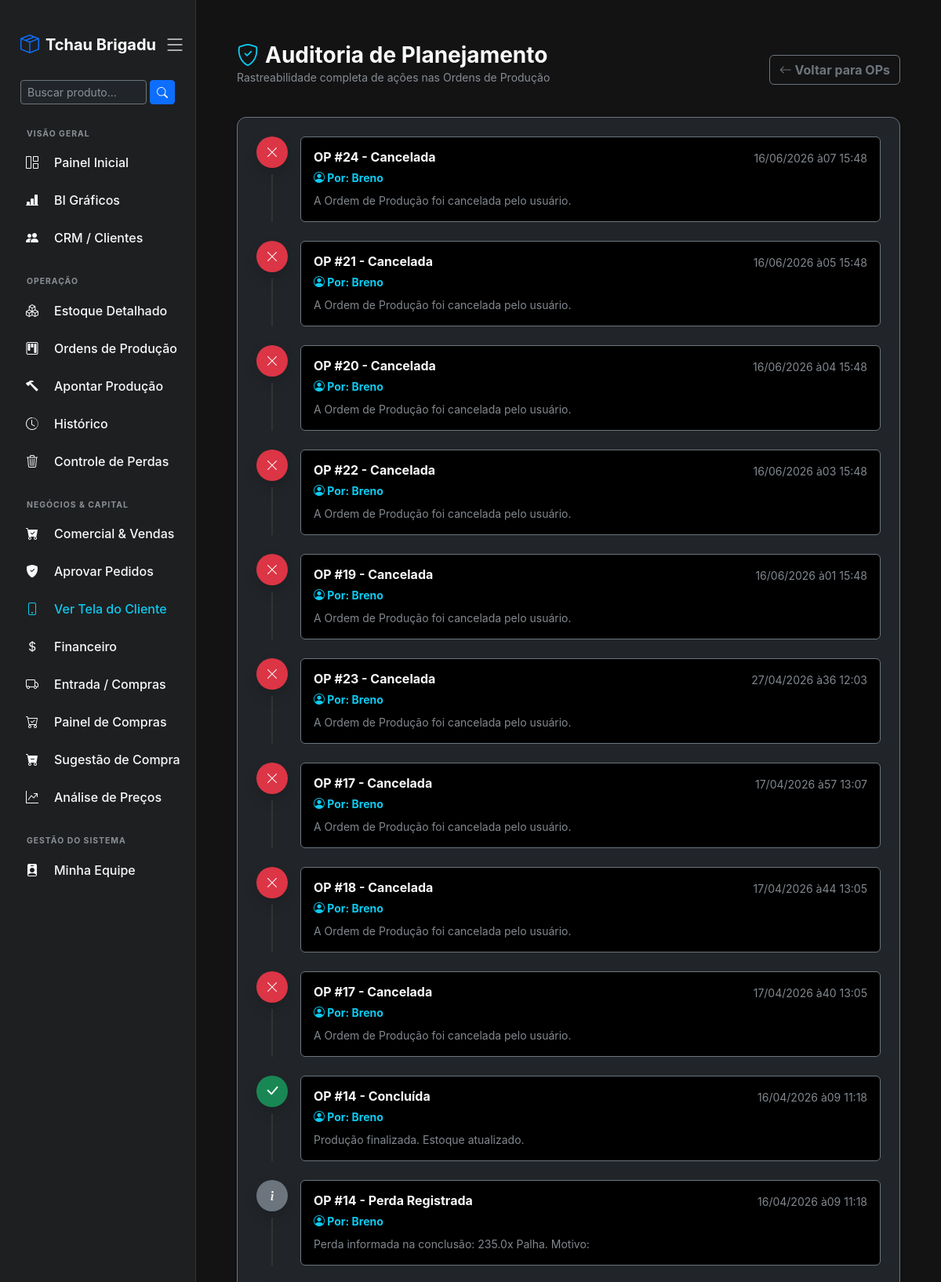
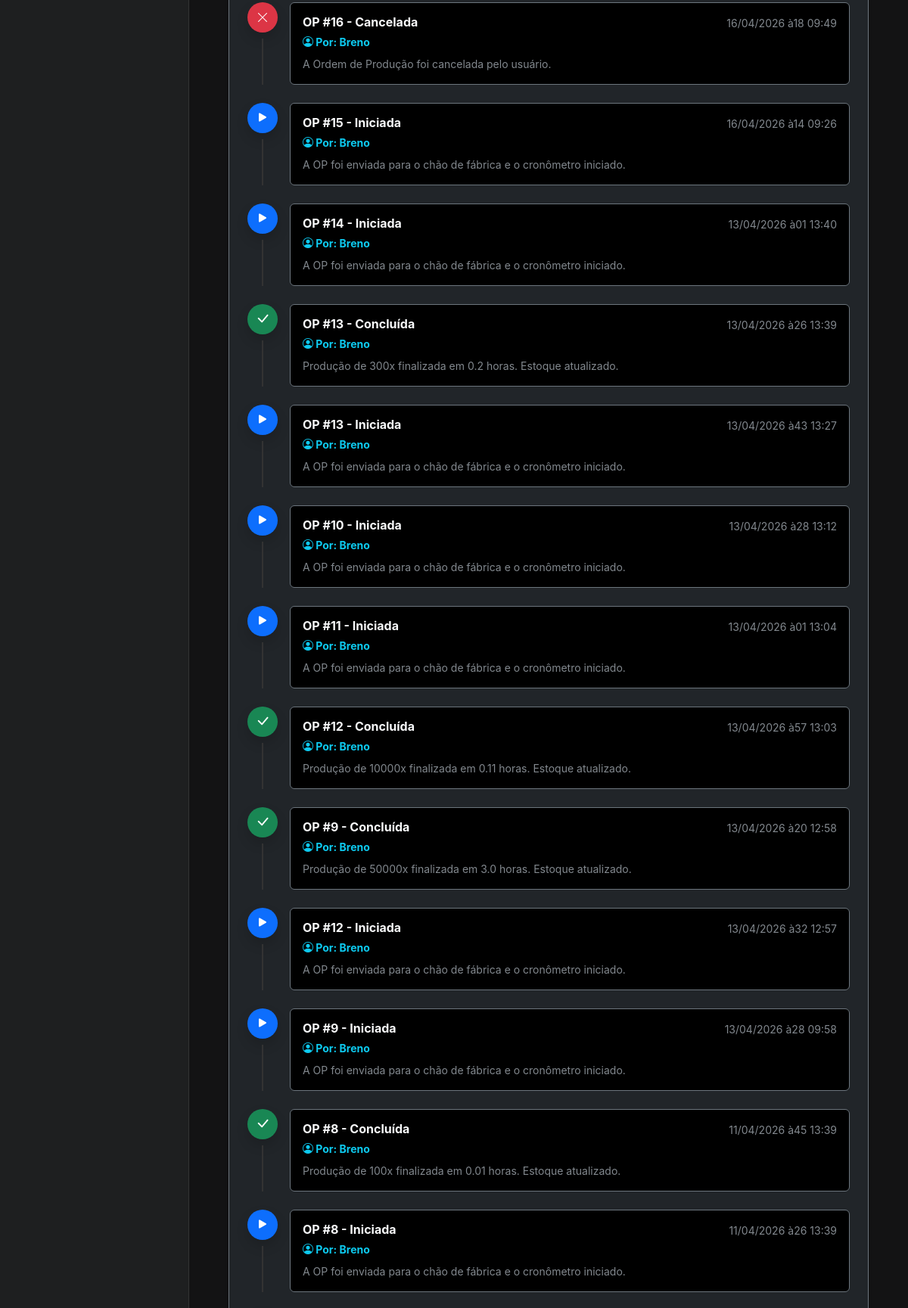
The page /producao/auditoria/ (signed in, upper part) on the database its author committed (2 pictures, top to bottom).
### core/models.py (models this page shows, shortened)
class LogProducao(models.Model):
    op = models.ForeignKey(OrdemProducao, on_delete=models.CASCADE, related_name='logs')
    usuario = models.ForeignKey(User, on_delete=models.SET_NULL, null=True, blank=True)
    acao = models.CharField(max_length=50) # 'Criada', 'Editada', 'Iniciada', 'Concluída', 'Cancelada'
    detalhes = models.CharField(max_length=255)
    data_registro = models.DateTimeField(auto_now_add=True)

class OrdemProducao(models.Model):
    STATUS_CHOICES = [
        ('Pendente', 'Pendente (Aguardando)'),
        ('Em Andamento', 'Em Andamento (Produzindo)'),
        ('Concluido', 'Concluído (No Estoque)'),
        ('Cancelado', 'Cancelado')
    ]
    produto = models.ForeignKey(Produto, on_delete=models.CASCADE, help_text="Produto final a ser fabricado")
    quantidade = models.IntegerField(help_text="Quantidade planejada para produção")
    quantidade_produzida = models.IntegerField(default=0, help_text="Quanto já foi fabricado desta OP")
    data_criacao = models.DateTimeField(auto_now_add=True)
    data_prevista = models.DateField(help_text="Prazo de entrega / finalização")
    status = models.CharField(max_length=20, choices=STATUS_CHOICES, default='Pendente')
    observacao = models.TextField(blank=True, null=True, help_text="Ex: Lote especial para Cliente X")
    autor = models.ForeignKey(User, on_delete=models.SET_NULL, null=True, blank=True)
    data_inicio = models.DateTimeField(null=True, blank=True)
    data_fim = models.DateTimeField(null=True, blank=True)
    custo_historico = models.DecimalField(max_digits=10, decimal_places=2, null=True, blank=True)
    cliente = models.ForeignKey(
        'Cliente',
        on_delete=models.SET_NULL,
        null=True,
        blank=True,
        verbose_name="Cliente Destino (Opcional)"
    )

### core/views.py (the view)
# urls.py: path('producao/auditoria/', views.auditoria_ops, name='auditoria_ops'),
@login_required
@user_passes_test(is_gerente, login_url='/')
def auditoria_ops(request):
    logs = LogProducao.objects.all().order_by('-data_registro')[:100]
    return render(request, 'auditoria_ops.html', {'logs': logs})

### core/context_processors.py (called while the page is built)
def alertas_estoque(request):
    if request.user.is_authenticated:
        contagem = Estoque.objects.filter(quantidade__lte=models.F('estoque_minimo')).count()
        return {'qtd_alerta_compras': contagem}
    return {'qtd_alerta_compras': 0}

def alertas_globais(request):
    if request.user.is_authenticated:
        qtd_alerta_compras = Estoque.objects.filter(
            quantidade__lte=models.F('estoque_minimo')
        ).exclude(produto__categoria__icontains='final').count()
        return {
            'qtd_alerta_compras': qtd_alerta_compras
        }
    return {'qtd_alerta_compras': 0}

### core/views.py (called while the page is built)
def is_gerente(user):
    if user.is_superuser: return True
    if hasattr(user, 'perfil') and user.perfil.tipo == 'Gerente': return True
    return False

### core/templates/auditoria_ops.html
{% extends 'base.html' %}
{% block conteudo %}
<div class="container-fluid py-4">
    <div class="d-flex justify-content-between align-items-center mb-4">
        <div>
            <h3 class="text-light fw-bold mb-0"><i class="bi bi-shield-check text-info me-2"></i>Auditoria de Planejamento</h3>
            <p class="text-muted small">Rastreabilidade completa de ações nas Ordens de Produção</p>
        </div>
        <a href="{% url 'gestao_ops' %}" class="btn btn-outline-secondary fw-bold">
            <i class="bi bi-arrow-left"></i> Voltar para OPs
        </a>
    </div>
    <div class="card bg-dark border-secondary shadow-sm">
        <div class="card-body p-4">
            <div class="timeline">
                {% for log in logs %}
                <div class="timeline-item d-flex mb-4">
                    <div class="timeline-icon-col d-flex flex-column align-items-center me-3">
                        <div class="rounded-circle d-flex align-items-center justify-content-center shadow" style="width: 40px; height: 40px;
                            {% if log.acao == 'Criada' %}background-color: #ffc107; color: #000;
                            {% elif log.acao == 'Editada' %}background-color: #0dcaf0; color: #000;
                            {% elif log.acao == 'Iniciada' %}background-color: #0d6efd; color: #fff;
                            {% elif log.acao == 'Concluída' %}background-color: #198754; color: #fff;
                            {% elif log.acao == 'Cancelada' %}background-color: #dc3545; color: #fff;
                            {% else %}background-color: #6c757d; color: #fff;{% endif %}">
                            {% if log.acao == 'Criada' %}<i class="bi bi-plus-lg"></i>
                            {% elif log.acao == 'Editada' %}<i class="bi bi-pencil-fill"></i>
                            {% elif log.acao == 'Iniciada' %}<i class="bi bi-play-fill fs-5"></i>
                            {% elif log.acao == 'Concluída' %}<i class="bi bi-check-lg fs-5"></i>
                            {% elif log.acao == 'Cancelada' %}<i class="bi bi-x-lg"></i>
                            {% else %}<i class="bi bi-info-lg"></i>{% endif %}
                        </div>
                        {% if not forloop.last %}
                        <div class="flex-grow-1 mt-2" style="width: 2px; background-color: #333; min-height: 30px;"></div>
                        {% endif %}
                    </div>
                    <div class="timeline-content bg-black border border-secondary rounded p-3 flex-grow-1">
                        <div class="d-flex justify-content-between mb-1">
                            <h6 class="text-light fw-bold mb-0">OP #{{ log.op.id }} - {{ log.acao }}</h6>
                            <small class="text-muted">{{ log.data_registro|date:"d/m/Y às H:i" }}</small>
                        </div>
                        <div class="text-info small fw-bold mb-2">
                            <i class="bi bi-person-circle"></i> Por: {{ log.usuario.first_name|default:log.usuario.username|default:"Sistema" }}
                        </div>
                        <p class="text-muted small mb-0">{{ log.detalhes }}</p>
                    </div>
                </div>
                {% empty %}
                <div class="text-center text-muted py-5">
                    <i class="bi bi-shield-slash fs-1"></i>
                    <p class="mt-2">Nenhum registro de auditoria disponível.</p>
                </div>
                {% endfor %}
            </div>
        </div>
    </div>
</div>
{% endblock %}

### core/templates/base.html (style rules this page uses)
body { background-color: #131314; color: #e3e3e3; display: flex; height: 100vh; overflow: hidden; font-family: -apple-system, BlinkMacSystemFont, "Segoe UI", Roboto, Helvetica, Arial, sans-serif; }
.card { background-color: #1e1f20; border: 1px solid #333; border-radius: 12px; }

### rows shown on the page
LogProducao: op.id "24", acao "Cancelada", data_registro "16/06/2026 à07 15:48", usuario.first_name "Breno", detalhes "A Ordem de Produção foi cancelada pelo usuário."
LogProducao: op.id "21", acao "Cancelada", data_registro "16/06/2026 à05 15:48", usuario.first_name "Breno", detalhes "A Ordem de Produção foi cancelada pelo usuário."
LogProducao: op.id "20", acao "Cancelada", data_registro "16/06/2026 à04 15:48", usuario.first_name "Breno", detalhes "A Ordem de Produção foi cancelada pelo usuário."
LogProducao: op.id "22", acao "Cancelada", data_registro "16/06/2026 à03 15:48", usuario.first_name "Breno", detalhes "A Ordem de Produção foi cancelada pelo usuário."
LogProducao: op.id "19", acao "Cancelada", data_registro "16/06/2026 à01 15:48", usuario.first_name "Breno", detalhes "A Ordem de Produção foi cancelada pelo usuário."
LogProducao: op.id "23", acao "Cancelada", data_registro "27/04/2026 à36 12:03", usuario.first_name "Breno", detalhes "A Ordem de Produção foi cancelada pelo usuário."
LogProducao: op.id "17", acao "Cancelada", data_registro "17/04/2026 à57 13:07", usuario.first_name "Breno", detalhes "A Ordem de Produção foi cancelada pelo usuário."
LogProducao: op.id "18", acao "Cancelada", data_registro "17/04/2026 à44 13:05", usuario.first_name "Breno", detalhes "A Ordem de Produção foi cancelada pelo usuário."
LogProducao: op.id "17", acao "Cancelada", data_registro "17/04/2026 à40 13:05", usuario.first_name "Breno", detalhes "A Ordem de Produção foi cancelada pelo usuário."
LogProducao: op.id "14", acao "Concluída", data_registro "16/04/2026 à09 11:18", usuario.first_name "Breno", detalhes "Produção finalizada. Estoque atualizado."
LogProducao: op.id "14", acao "Perda Registrada", data_registro "16/04/2026 à09 11:18", usuario.first_name "Breno", detalhes "Perda informada na conclusão: 235.0x Palha. Motivo:"
LogProducao: op.id "16", acao "Cancelada", data_registro "16/04/2026 à18 09:49", usuario.first_name "Breno", detalhes "A Ordem de Produção foi cancelada pelo usuário."
LogProducao: op.id "15", acao "Iniciada", data_registro "16/04/2026 à14 09:26", usuario.first_name "Breno", detalhes "A OP foi enviada para o chão de fábrica e o cronômetro iniciado."
LogProducao: op.id "14", acao "Iniciada", data_registro "13/04/2026 à01 13:40", usuario.first_name "Breno", detalhes "A OP foi enviada para o chão de fábrica e o cronômetro iniciado."
LogProducao: op.id "13", acao "Concluída", data_registro "13/04/2026 à26 13:39", usuario.first_name "Breno", detalhes "Produção de 300x finalizada em 0.2 horas. Estoque atualizado."
LogProducao: op.id "13", acao "Iniciada", data_registro "13/04/2026 à43 13:27", usuario.first_name "Breno", detalhes "A OP foi enviada para o chão de fábrica e o cronômetro iniciado."
LogProducao: op.id "10", acao "Iniciada", data_registro "13/04/2026 à28 13:12", usuario.first_name "Breno", detalhes "A OP foi enviada para o chão de fábrica e o cronômetro iniciado."
LogProducao: op.id "11", acao "Iniciada", data_registro "13/04/2026 à01 13:04", usuario.first_name "Breno", detalhes "A OP foi enviada para o chão de fábrica e o cronômetro iniciado."
LogProducao: op.id "12", acao "Concluída", data_registro "13/04/2026 à57 13:03", usuario.first_name "Breno", detalhes "Produção de 10000x finalizada em 0.11 horas. Estoque atualizado."
LogProducao: op.id "9", acao "Concluída", data_registro "13/04/2026 à20 12:58", usuario.first_name "Breno", detalhes "Produção de 50000x finalizada em 3.0 horas. Estoque atualizado."
LogProducao: op.id "12", acao "Iniciada", data_registro "13/04/2026 à32 12:57", usuario.first_name "Breno", detalhes "A OP foi enviada para o chão de fábrica e o cronômetro iniciado."
LogProducao: op.id "9", acao "Iniciada", data_registro "13/04/2026 à28 09:58", usuario.first_name "Breno", detalhes "A OP foi enviada para o chão de fábrica e o cronômetro iniciado."
LogProducao: op.id "8", acao "Concluída", data_registro "11/04/2026 à45 13:39", usuario.first_name "Breno", detalhes "Produção de 100x finalizada em 0.01 horas. Estoque atualizado."
LogProducao: op.id "8", acao "Iniciada", data_registro "11/04/2026 à26 13:39", usuario.first_name "Breno", detalhes "A OP foi enviada para o chão de fábrica e o cronômetro iniciado."
